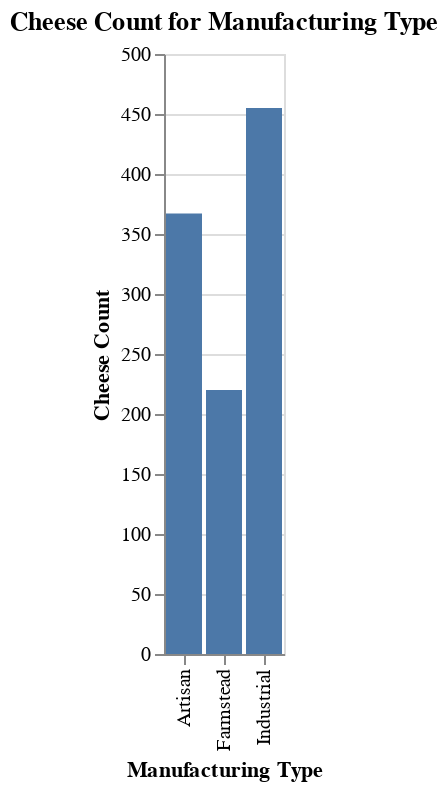

Write notebook code for a chart like this one.
### Markdown cell above
The distribution for "Manufacturing Province Code" is heavily skewed as QC, likely the porvince code for Quebec, dominates the data set, with Ontario's ON and British Columbia's BC taking second and third place repsectively. This may become a problem and result in class imbalance, as QC outnumbers other entries way too much. If QC is defined as positive, then we may have issues with false negative labels as the pipeline may skew towards that label for its prediction; therefore, it may be useful to add a balanced-class-weight parameter to ensure that each class is treated equally. 

Let's move on to "Manufacturing Type" next!

### Code cell
# use groupby and count function to tally up how many cheese are categorized in each distinct value
cheese_groupby_manutype = cheese.groupby(by='ManufacturingTypeEn').count().reset_index()
cheese_groupby_manutype

# the plot function itself with "Fat Level" as X, and "CheeseName" as Y
cheese_manutype_barchart = alt.Chart(cheese_groupby_manutype).mark_bar().encode(alt.X('ManufacturingTypeEn:N', title='Manufacturing Type'),
                                                                                alt.Y('ManufacturerProvCode', title='Cheese Count')
                                                                                ).properties(title='Cheese Count for Manufacturing Type')
cheese_manutype_barchart

### Figure 1 — Vega-Lite specification as saved in the notebook (floating-point values rounded to 4 significant figures)
{"config": {"view": {"continuousWidth": 400, "continuousHeight": 300}}, "data": {"name": "data-6e35380680611497fe662c625ac90710"}, "mark": "bar", "encoding": {"x": {"type": "nominal", "field": "ManufacturingTypeEn", "title": "Manufacturing Type"}, "y": {"type": "quantitative", "field": "ManufacturerProvCode", "title": "Cheese Count"}}, "title": "Cheese Count for Manufacturing Type", "$schema": "https://vega.github.io/schema/vega-lite/v4.8.1.json", "datasets": {"data-6e35380680611497fe662c625ac90710": [{"ManufacturingTypeEn": "Artisan", "ManufacturerProvCode": 367, "MoisturePercent": 363, "Organic": 367, "CategoryTypeEn": 359, "MilkTypeEn": 366, "MilkTreatmentTypeEn": 351, "FatLevel": 367}, {"ManufacturingTypeEn": "Farmstead", "ManufacturerProvCode": 220, "MoisturePercent": 219, "Organic": 220, "CategoryTypeEn": 216, "MilkTypeEn": 220, "MilkTreatmentTypeEn": 205, "FatLevel": 220}, {"ManufacturingTypeEn": "Industrial", "ManufacturerProvCode": 455, "MoisturePercent": 446, "Organic": 455, "CategoryTypeEn": 444, "MilkTypeEn": 455, "MilkTreatmentTypeEn": 421, "FatLevel": 455}]}}
